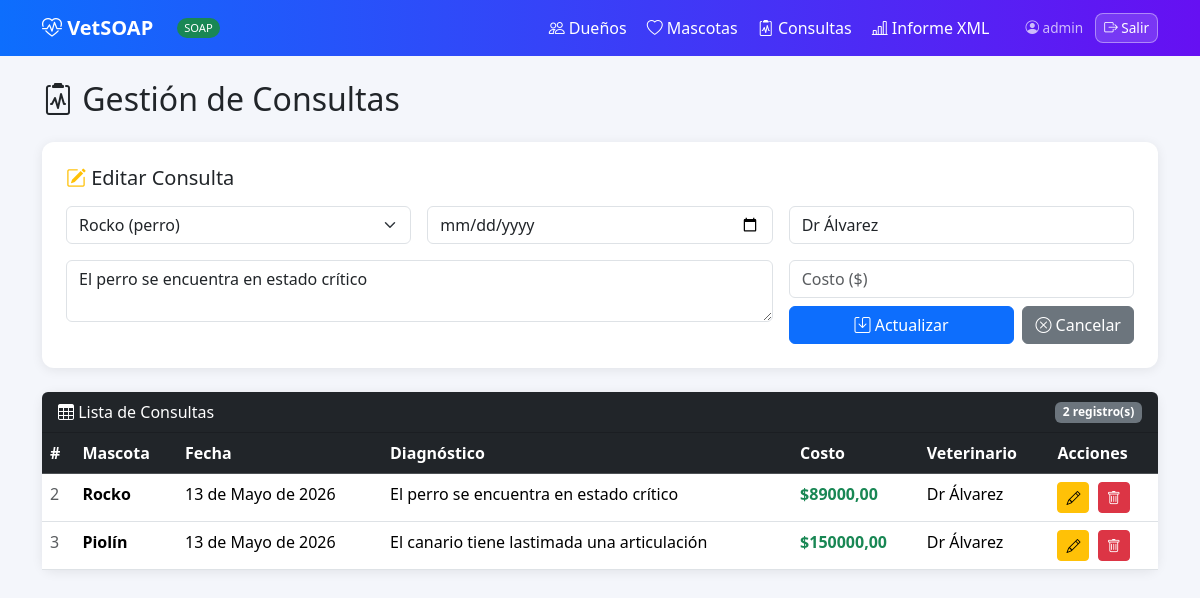
Page /consultas/editar/2/ (signed in) on the committed database.
### vet/models.py (models this page shows, shortened)
class Consulta(models.Model):
    mascota     = models.ForeignKey(Mascota, on_delete=models.CASCADE, related_name='consultas')
    fecha       = models.DateField()
    diagnostico = models.TextField()
    costo       = models.DecimalField(max_digits=10, decimal_places=2)
    veterinario = models.CharField(max_length=100)

class Mascota(models.Model):
    ESPECIES = [('perro','Perro'),('gato','Gato'),('ave','Ave'),('otro','Otro')]
    nombre   = models.CharField(max_length=100)
    especie  = models.CharField(max_length=10, choices=ESPECIES)
    raza     = models.CharField(max_length=100, blank=True)
    edad     = models.PositiveIntegerField()
    dueno    = models.ForeignKey(Dueno, on_delete=models.CASCADE, related_name='mascotas')

### vet/views.py (the view, shortened to what this page needs)
# urls.py: path('consultas/editar/<int:id>/',    views.editar_consulta,  name='editar_consulta'),
@login_required
def editar_consulta(request, id):
    consulta = get_object_or_404(Consulta, pk=id)
    todas_mascotas = Mascota.objects.all()
    all_consultas  = Consulta.objects.select_related('mascota').all()
    return render(request, 'vet/consultas.html',
                  {'editar': consulta, 'consultas': all_consultas, 'mascotas': todas_mascotas})

### vet/templates/vet/consultas.html (shortened to what this page needs)
{% extends 'vet/base.html' %}
{% block content %}
<h2 class="mb-4"><i class="bi bi-clipboard2-pulse"></i> Gestión de Consultas</h2>
<div class="card p-4 mb-4">
  <h5 class="mb-3">{% if editar %}<i class="bi bi-pencil-square text-warning"></i> Editar Consulta{% else %}<i class="bi bi-plus-circle text-primary"></i> Nueva Consulta{% endif %}</h5>
  <form method="post" action="{% if editar %}/consultas/editar/{{ editar.id }}/{% else %}/consultas/crear/{% endif %}">
    <div class="row g-3">
      <div class="col-md-4">
        <select name="mascota_id" class="form-select" required>
          {% for m in mascotas %}
            <option value="{{ m.id }}"
              {% if editar and editar.mascota_id == m.id %}selected{% endif %}>
              {{ m.nombre }} ({{ m.especie }})
            </option>
          {% endfor %}
        </select>
      </div>
      <div class="col-md-4">
        <input name="fecha" type="date" class="form-control"
               value="{{ editar.fecha|default:'' }}" required>
      </div>
      <div class="col-md-4">
        <input name="veterinario" class="form-control" placeholder="Veterinario"
               value="{{ editar.veterinario|default:'' }}" required>
      </div>
      <div class="col-md-8">
        <textarea name="diagnostico" class="form-control" placeholder="Diagnóstico" rows="2" required>{{ editar.diagnostico|default:'' }}</textarea>
      </div>
      <div class="col-md-4">
        <input name="costo" type="number" step="0.01" min="0" class="form-control"
               placeholder="Costo ($)" value="{{ editar.costo|default:'' }}" required>
        <div class="d-flex gap-2 mt-2">
          <button class="btn btn-primary flex-grow-1" type="submit">
            <i class="bi bi-save"></i> {% if editar %}Actualizar{% else %}Guardar{% endif %}
          </button>
          {% if editar %}
            <a href="/consultas/" class="btn btn-secondary">
              <i class="bi bi-x-circle"></i> Cancelar
            </a>
          {% endif %}
        </div>
      </div>
    </div>
  </form>
</div>
<div class="card">
  <div class="card-header bg-dark text-white d-flex justify-content-between align-items-center rounded-top">
    <span><i class="bi bi-table"></i> Lista de Consultas</span>
    <span class="badge bg-secondary">{{ consultas|length }} registro(s)</span>
  </div>
  <div class="card-body p-0">
    <table class="table table-hover mb-0">
      <thead class="table-dark">
        <tr>
          <th>#</th><th>Mascota</th><th>Fecha</th><th>Diagnóstico</th><th>Costo</th><th>Veterinario</th><th>Acciones</th>
        </tr>
      </thead>
      <tbody>
        {% for c in consultas %}
        <tr>
          <td class="text-muted">{{ c.id }}</td>
          <td><strong>{{ c.mascota.nombre }}</strong></td>
          <td>{{ c.fecha }}</td>
          <td>{{ c.diagnostico|truncatechars:50 }}</td>
          <td class="text-success fw-semibold">${{ c.costo }}</td>
          <td>{{ c.veterinario }}</td>
          <td>
            <a href="/consultas/editar/{{ c.id }}/" class="btn btn-sm btn-warning me-1" title="Editar">
              <i class="bi bi-pencil"></i>
            </a>
            <a href="/consultas/eliminar/{{ c.id }}/" class="btn btn-sm btn-danger" title="Eliminar"
               onclick="return confirm('¿Eliminar esta consulta?')">
              <i class="bi bi-trash"></i>
            </a>
          </td>
        </tr>
        {% empty %}
        <tr><td colspan="7" class="text-center text-muted py-4">
          <i class="bi bi-inbox fs-3 d-block mb-2"></i>Sin consultas registradas.
        </td></tr>
        {% endfor %}
      </tbody>
    </table>
  </div>
</div>
{% endblock %}

### vet/templates/vet/base.html (shortened to what this page needs)
<!DOCTYPE html>
<html lang="es">
<head>
  <link href="https://cdn.jsdelivr.net/npm/bootstrap@5.3.3/dist/css/bootstrap.min.css" rel="stylesheet">
  <link href="https://cdn.jsdelivr.net/npm/bootstrap-icons@1.11.3/font/bootstrap-icons.css" rel="stylesheet">
</head>
<body>
<nav class="navbar navbar-expand-lg mb-4">
  <div class="container">
    <a class="navbar-brand fw-bold" href="/"><i class="bi bi-heart-pulse"></i> VetSOAP</a>
    <span class="badge-soap ms-2">SOAP</span>
    <div class="collapse navbar-collapse" id="navMenu">
      <ul class="navbar-nav ms-auto align-items-center gap-1">
        <li class="nav-item"><a class="nav-link" href="/duenos/"><i class="bi bi-people"></i> Dueños</a></li>
        <li class="nav-item"><a class="nav-link" href="/mascotas/"><i class="bi bi-heart"></i> Mascotas</a></li>
        <li class="nav-item"><a class="nav-link" href="/consultas/"><i class="bi bi-clipboard2-pulse"></i> Consultas</a></li>
        <li class="nav-item"><a class="nav-link" href="/informe/"><i class="bi bi-bar-chart-line"></i> Informe XML</a></li>
        <li class="nav-item ms-3">
          <span class="nav-link pe-2" style="opacity:.7;font-size:.85rem;">
            <i class="bi bi-person-circle"></i> {{ request.user.username }}
          </span>
        </li>
        <li class="nav-item">
          <a class="nav-link btn-logout" href="/logout/"><i class="bi bi-box-arrow-right"></i> Salir</a>
        </li>
      </ul>
    </div>
  </div>
</nav>
<div class="container pb-5">
  {% block content %}{% endblock %}
</div>
</body>
</html>

### vet/templates/vet/base.html (style rules this page uses)
body { background: #f4f6fb; }
.navbar { background: linear-gradient(90deg,#0d6efd,#6610f2); }
.navbar-brand, .nav-link { color: #fff !important; }
.card { border: none; border-radius: 12px; box-shadow: 0 2px 12px rgba(0,0,0,.08); }
.badge-soap { background:#198754; color:#fff; font-size:.7rem; padding:2px 7px; border-radius:20px; vertical-align:middle; }
.btn-logout { background: rgba(255,255,255,.15); border: 1px solid rgba(255,255,255,.4); color:#fff !important; border-radius:8px; font-size:.85rem; padding: 4px 12px; }

### rows in the picture
Consulta: mascota_id "Rocko (perro)", veterinario "Dr Álvarez", diagnostico "El perro se encuentra en estado crítico", id "2", mascota.nombre "Rocko", fecha "13 de Mayo de 2026", costo "89000,00"
Consulta: id "3", mascota.nombre "Piolín", fecha "13 de Mayo de 2026", diagnostico "El canario tiene lastimada una articulación", costo "150000,00", veterinario "Dr Álvarez"

### other values in the picture
{{ request.user.username }} "admin"
{{ consultas|length }} "2"
